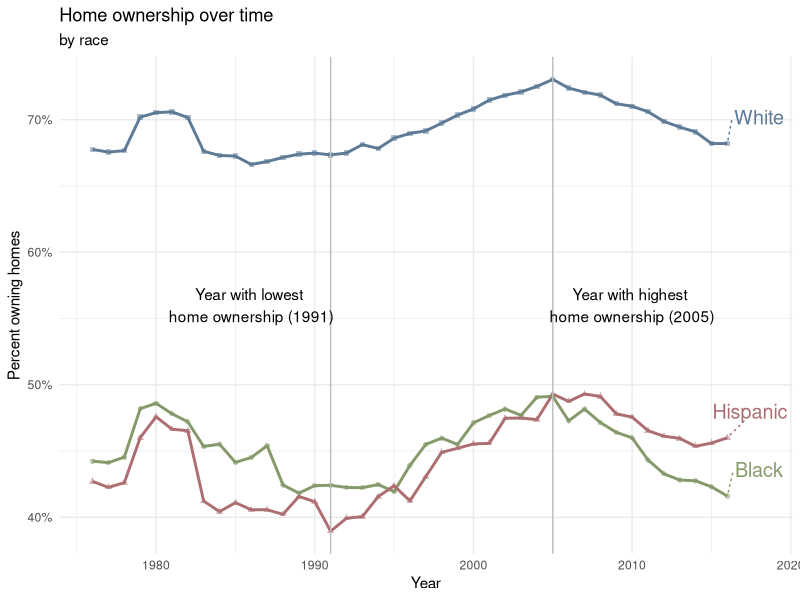
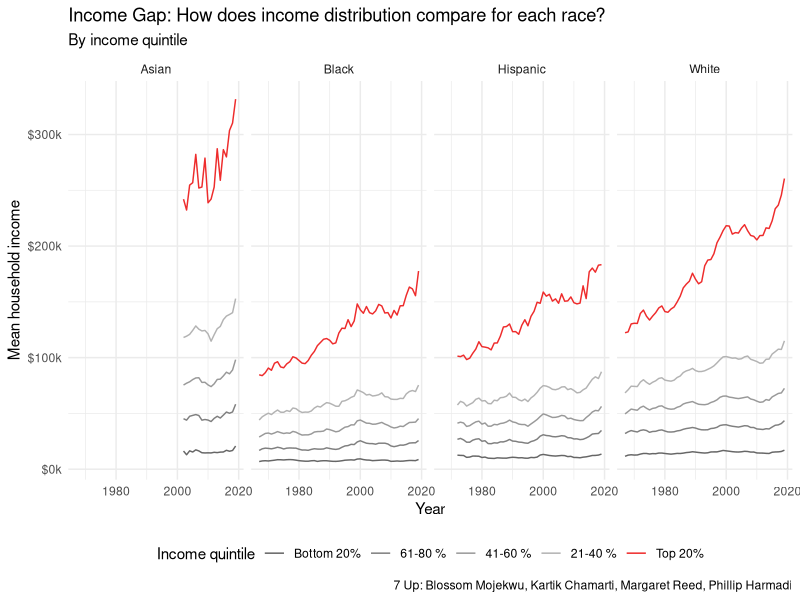
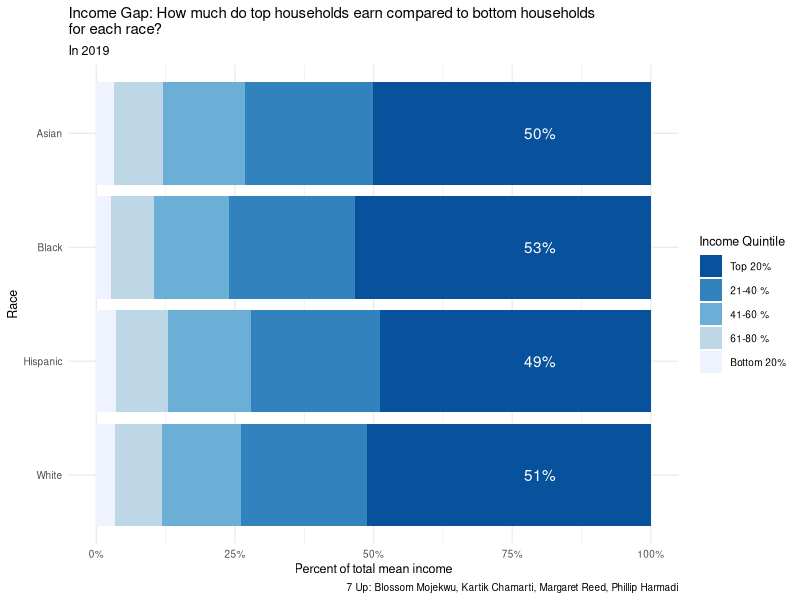

The R source for these figures, in order:
## ---- chunk 1
library(tidyverse)
library(viridis)
library(ggrepel)
## ---- chunk 2
income_mean <- read_csv(file = "data/income_mean.csv")
home_owner <- read_csv(file = "data/home_owner.csv")
## ---- chunk 3
lowest_year <- home_owner %>%
  group_by(year) %>%
  summarize(mean_pct_unweighted = mean(home_owner_pct)) %>%
  arrange(mean_pct_unweighted) %>%
  slice(1) %>%
  pull(year)
highest_year <- home_owner %>%
  group_by(year) %>%
  summarize(mean_pct_unweighted = mean(home_owner_pct)) %>%
  arrange(desc(mean_pct_unweighted)) %>%
  slice(1) %>%
  pull(year)

last_year <- home_owner %>%
  group_by(race) %>%
  filter(year == max(year))
## ---- chunk 4
home_owner %>%
  ggplot(
    aes(x = year, y = home_owner_pct, color = race, shape = race)
  ) +
  geom_line(size = 1) +
  geom_point(alpha = 0.5, size = 1.5) +
  geom_vline(aes(xintercept = lowest_year), color = "grey") +
  geom_vline(aes(xintercept = highest_year), color = "grey") +
  annotate(geom = "text",
    x = lowest_year - 5, 
    y = 0.56,
    label = paste0("Year with lowest \nhome ownership (", lowest_year, ")"),
    color = "black"
    ) +
  annotate(
    geom = "text",
    x = highest_year + 5, 
    y = 0.56, 
    label = paste0("Year with highest \nhome ownership (", highest_year, ")"), 
    color = "black"
    ) +
  geom_text_repel(data = last_year,
                  aes(label = race),
                  direction = "y",
                  nudge_x = 2,
                  nudge_y = 0.02,
                  size = 5,
                  segment.linetype = "dotted") +
  scale_color_manual(values = c("#859a6a", "#ad6e72", "#5d7a96")) +
  scale_y_continuous(labels = scales::percent_format(scale = 100)) +
  labs(
    x = "Year",
    y = "Percent owning homes",
    color = "Race",
    shape = "Race",
    title = "Home ownership over time",
    subtitle = "by race"
  ) +
  theme_minimal() +
  theme(legend.position = "none")
## ---- chunk 5
income_mean <- income_mean %>%
  filter(!str_detect(race, "Combination"),
         !str_detect(race, "Not Hispanic"),
         !str_detect(race, "All"),
         dollar_type == "2019 Dollars",
         income_quintile != "Top 5%") %>%
  group_by(year, race, income_quintile) %>%
  summarize(income_dollars =  mean(income_dollars), 
            .groups = "drop") %>%
  mutate(race = str_remove(race, ',?\\s(.*)'),
         income_quintile = ordered(income_quintile, c("Lowest", "Second", 
                                                      "Middle", "Fourth", 
                                                      "Highest")),
      income_percentile = case_when(
        income_quintile == "Top 5%"   ~ "1st - 5th",
        income_quintile == "Highest"  ~ "Top 20%",
        income_quintile == "Fourth"   ~ "21-40 %",
        income_quintile == "Middle"   ~ "41-60 %",
        income_quintile == "Second"   ~ "61-80 %",
        income_quintile == "Lowest"   ~ "Bottom 20%"),
        income_percentile = ordered(income_percentile, 
                                  c("Bottom 20%", "61-80 %", "41-60 %", 
                                    "21-40 %", "Top 20%")))
## ---- chunk 6
highest_perc_table <- income_mean %>%
  filter(year == 2019) %>%
  group_by(race) %>%
  transmute(income_quintile, percent = income_dollars/sum(income_dollars)) %>%
  filter(income_quintile == "Highest")
## ---- chunk 7
income_mean %>%
  ggplot(
    aes(x = year, y = income_dollars, color = income_percentile)
  ) +
  geom_line() +
  facet_wrap(.~race, nrow = 1) +
  scale_y_continuous(labels = scales::label_number(big.mark = ",", 
                                                   scale = 0.001, 
                                                   suffix = "k",
                                                   prefix = "$")) +
  scale_color_manual(values = c("grey40", "grey50", "grey60", "grey70", 
                                "firebrick2")) +
  labs(
    title = "Income Gap: How does income distribution compare for each race?",
    subtitle = "By income quintile",
    x = "Year", 
    y = "Mean household income", 
    color = "Income quintile",
    caption = "7 Up: Blossom Mojekwu, Kartik Chamarti, Margaret Reed, Phillip Harmadi"
    ) +
  theme_minimal() +
  theme(legend.position = "bottom")
## ---- chunk 8
income_mean %>%
  filter(year == 2019) %>%
  ggplot(
    aes(x = income_dollars,
        y = reorder(race, desc(race)))
    ) + 
  geom_bar(
    position = "fill", 
    stat = "identity", 
    aes(fill = reorder(income_percentile, desc(income_percentile)))
    ) +
  geom_text(
    data = highest_perc_table, 
    aes(
      y = race, label = paste0(round(percent, 2)*100, "%")),
    x = 0.8, 
    color = "white") +
  scale_fill_brewer(type = "seq", palette = "Blues", direction = -1) +
  labs(
    title = "Income Gap: How much do top households earn compared to bottom households \nfor each race?",
    subtitle = "In 2019",
    x = "Percent of total mean income", 
    y = "Race", 
    fill = "Income Quintile",
    caption = "7 Up: Blossom Mojekwu, Kartik Chamarti, Margaret Reed, Phillip Harmadi"
    ) +
  scale_colour_viridis_d() +
  scale_x_continuous(labels = scales::percent_format(scale = 100)) +
  theme_minimal(base_size = 10) +
  theme(text = element_text(size = 9))
